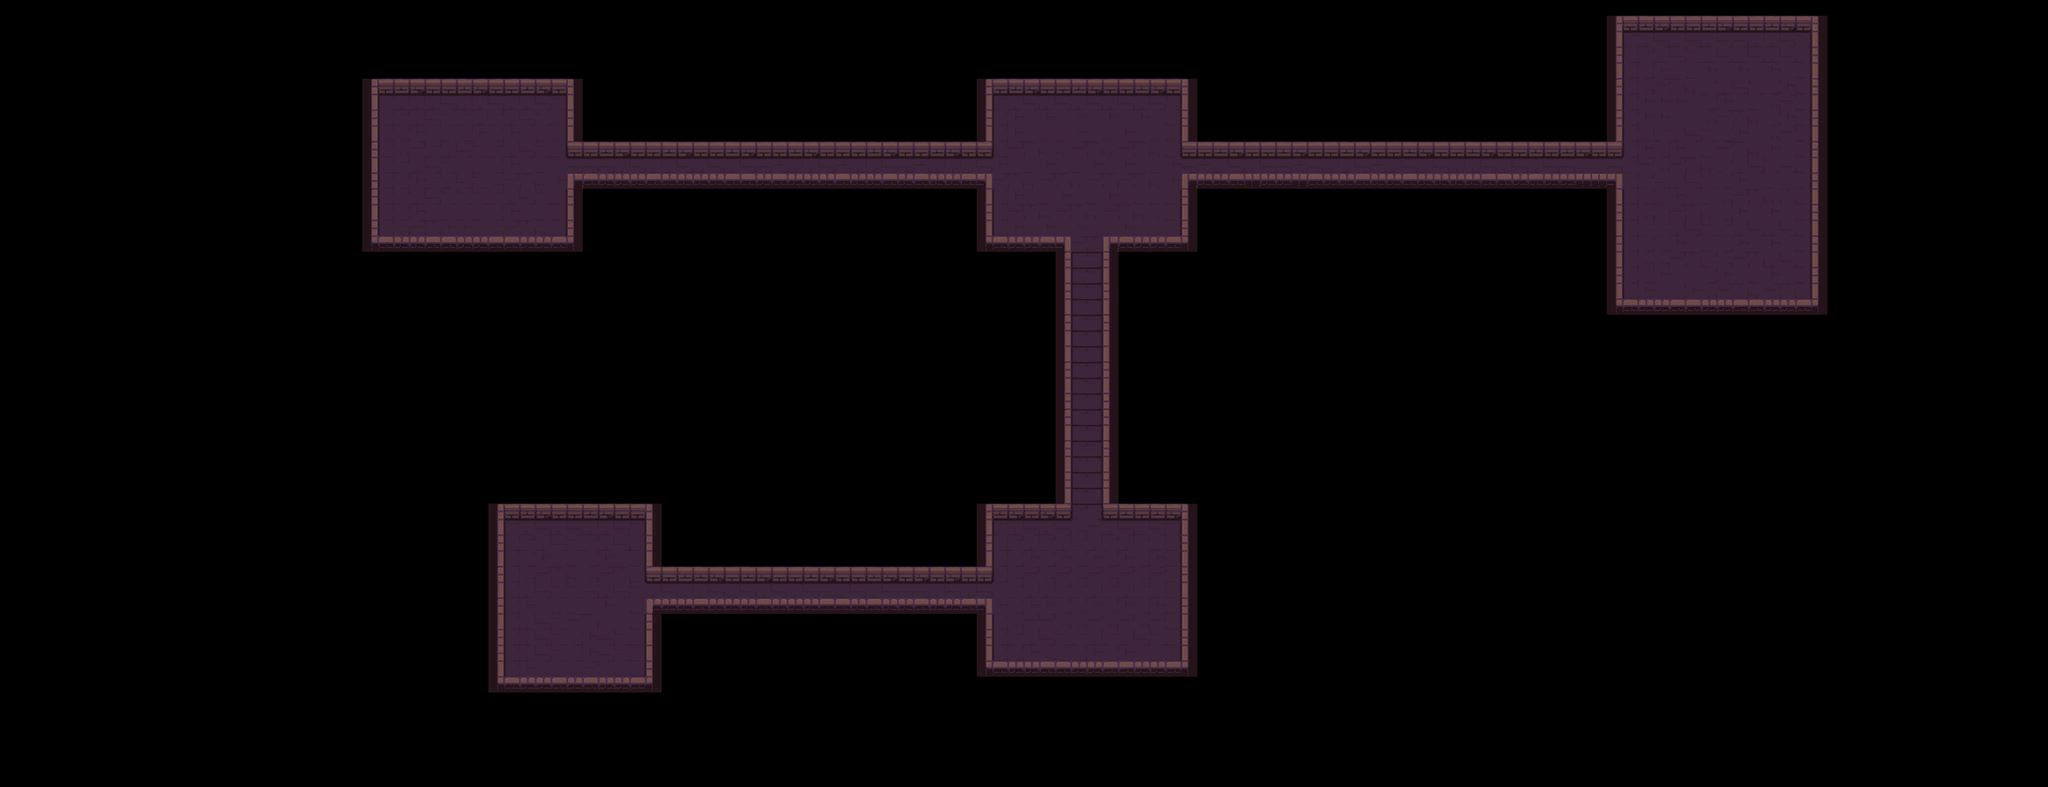

Rendered tile map (Tiled .tmx) drawn with the repository's tilesets; below, a short description and the map source with its tile grids summarised:
An orthogonal 130x50 tile map with 64x64 px tiles, 3 tile layers (Floor, Walls, ForeWall), 2 tilesets and 14 objects.

<map version="1.10" tiledversion="1.11.2" orientation="orthogonal" renderorder="right-down" width="130" height="50" tilewidth="64" tileheight="64" infinite="0" nextlayerid="4" nextobjectid="1">
 <tileset firstgid="1" name="Dungeon_Tileset_main" tilewidth="64" tileheight="64" tilecount="100" columns="10">
  <image source="Dungeon_Tileset.png" width="640" height="640" />
  <tile id="1">
   <objectgroup draworder="index" id="3">
    <object id="3" x="0" y="0" width="64" height="32" />
   </objectgroup>
  </tile>
  <tile id="2">
   <objectgroup draworder="index" id="2">
    <object id="1" x="0" y="0" width="64" height="32" />
   </objectgroup>
  </tile>
  <tile id="3">
   <objectgroup draworder="index" id="2">
    <object id="1" x="0" y="0" width="64" height="32" />
   </objectgroup>
  </tile>
  <tile id="4">
   <objectgroup draworder="index" id="2">
    <object id="1" x="0" y="0" width="64" height="32" />
   </objectgroup>
  </tile>
  <tile id="41">
   <objectgroup draworder="index" id="2">
    <object id="1" x="0" y="32" width="64" height="32" />
   </objectgroup>
  </tile>
  <tile id="42">
   <objectgroup draworder="index" id="2">
    <object id="1" x="0" y="32" width="64" height="32" />
   </objectgroup>
  </tile>
  <tile id="43">
   <objectgroup draworder="index" id="2">
    <object id="1" x="0" y="32" width="64" height="32" />
   </objectgroup>
  </tile>
  <tile id="44">
   <objectgroup draworder="index" id="3">
    <object id="2" x="0" y="32" width="64" height="32" />
   </objectgroup>
  </tile>
  <tile id="50">
   <objectgroup draworder="index" id="2">
    <object id="1" x="0" y="32" width="64" height="32" />
   </objectgroup>
  </tile>
  <tile id="51">
   <objectgroup draworder="index" id="2">
    <object id="1" x="0" y="32" width="64" height="32" />
   </objectgroup>
  </tile>
  <tile id="52">
   <objectgroup draworder="index" id="3">
    <object id="2" x="0" y="32" width="64" height="32" />
   </objectgroup>
  </tile>
  <tile id="53">
   <objectgroup draworder="index" id="2">
    <object id="1" x="0" y="32" width="64" height="32" />
   </objectgroup>
  </tile>
  <tile id="54">
   <objectgroup draworder="index" id="2">
    <object id="1" x="0" y="32" width="64" height="32" />
   </objectgroup>
  </tile>
  <tile id="55">
   <objectgroup draworder="index" id="3">
    <object id="2" x="0" y="32" width="64" height="32" />
   </objectgroup>
  </tile>
 </tileset>
 <tileset firstgid="101" source="Dungeon_Tileset_main.tsx" />
 <layer id="2" name="Floor" width="130" height="50">
  <data>[6500 cells, 818 non-empty, 23 distinct tile ids]</data>
 </layer>
 <layer id="1" name="Walls" width="130" height="50">
  <data>[6500 cells, 404 non-empty, 26 distinct tile ids]</data>
 </layer>
 <layer id="3" name="ForeWall" width="130" height="50">
  <data>[6500 cells, 142 non-empty, 10 distinct tile ids]</data>
 </layer>
</map>
